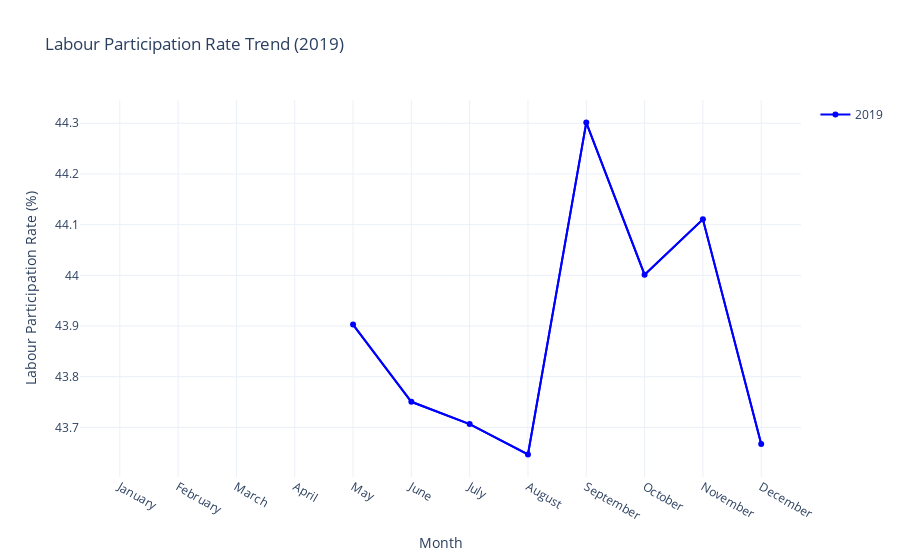

This figure's notebook cell:
### Code cell
df_2019 = df[df['Year'] == 2019]
month_order = [calendar.month_name[i] for i in range(1, 13)]
df_2019['Month'] = pd.Categorical(df_2019['Month'], categories=month_order, ordered=True)

df_2019_monthly_avg = df_2019.groupby('Month')['Estimated Labour Participation Rate'].mean().reset_index()

fig_2019 = px.line(df_2019_monthly_avg, x='Month', y='Estimated Labour Participation Rate', 
                   title='Labour Participation Rate Trend (2019)',
                   labels={'Estimated Labour Participation Rate': 'Labour Participation Rate (%)'},
                   line_dash_sequence=['solid'], color_discrete_sequence=['blue'])

trace_2019 = go.Scatter(x=df_2019_monthly_avg['Month'], y=df_2019_monthly_avg['Estimated Labour Participation Rate'], 
                        mode='markers+lines', name='2019', line=dict(color='blue'))

fig_2019.add_trace(trace_2019)
fig_2019.update_layout(
    xaxis_title='Month',
    yaxis_title='Labour Participation Rate (%)',
    template='plotly_white'
)

fig_2019.show()

### Figure 1 — Plotly figure (JSON) as saved in the notebook; plotly's stock layout.template omitted (floating-point values rounded to 4 significant figures)
{"data": [{"hovertemplate": "Month=%{x}<br>Labour Participation Rate (%)=%{y}<extra></extra>", "legendgroup": "", "line": {"color": "blue", "dash": "solid"}, "marker": {"symbol": "circle"}, "mode": "lines", "name": "", "orientation": "v", "showlegend": false, "type": "scatter", "x": ["January", "February", "March", "April", "May", "June", "July", "August", "September", "October", "November", "December"], "xaxis": "x", "y": [null, null, null, null, 43.9, 43.75, 43.71, 43.65, 44.3, 44.0, 44.11, 43.67], "yaxis": "y"}, {"line": {"color": "blue"}, "mode": "markers+lines", "name": "2019", "type": "scatter", "x": ["January", "February", "March", "April", "May", "June", "July", "August", "September", "October", "November", "December"], "y": [null, null, null, null, 43.9, 43.75, 43.71, 43.65, 44.3, 44.0, 44.11, 43.67]}], "layout": {"legend": {"tracegroupgap": 0}, "title": {"text": "Labour Participation Rate Trend (2019)"}, "xaxis": {"anchor": "y", "domain": [0, 1], "title": {"text": "Month"}}, "yaxis": {"anchor": "x", "domain": [0, 1], "title": {"text": "Labour Participation Rate (%)"}}}}
